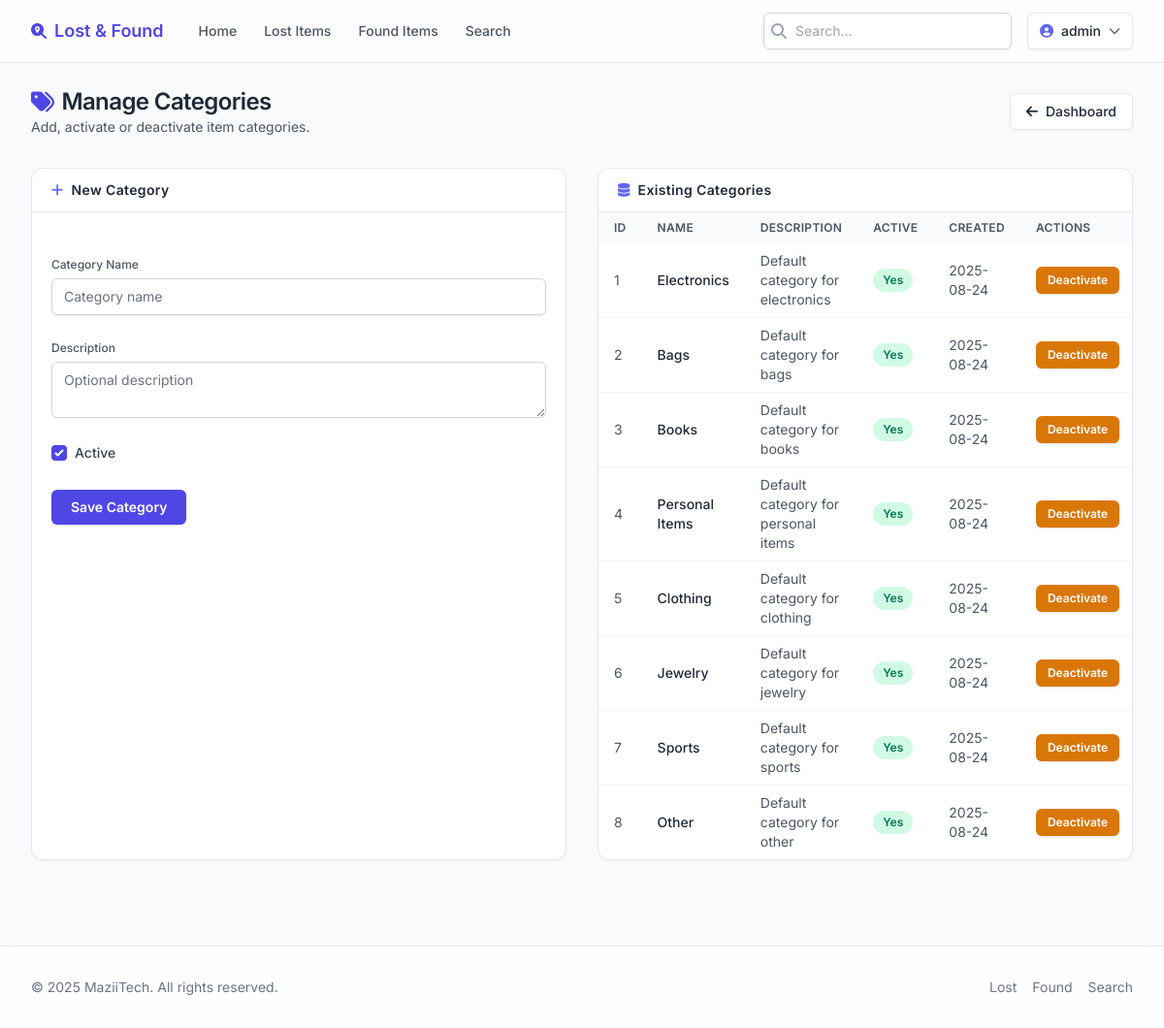
The app's page /admin/categories (signed in) with its own data.
### models.py (models this page shows, shortened)
class User(UserMixin, db.Model):
    __tablename__ = 'users'
    id = db.Column(db.Integer, primary_key=True)
    username = db.Column(db.String(80), unique=True, nullable=False)
    email = db.Column(db.String(120), unique=True, nullable=False)
    password_hash = db.Column(db.String(255), nullable=False)
    role = db.Column(db.String(20), default='student')  # 'student' or 'admin'
    is_verified = db.Column(db.Boolean, default=False)
    is_banned = db.Column(db.Boolean, default=False)
    created_at = db.Column(db.DateTime, default=db.func.current_timestamp())
    last_login = db.Column(db.DateTime, nullable=True)

class Category(db.Model):
    __tablename__ = 'categories'
    id = db.Column(db.Integer, primary_key=True)
    name = db.Column(db.String(50), unique=True, nullable=False)
    description = db.Column(db.Text, nullable=True)
    is_active = db.Column(db.Boolean, default=True)
    created_at = db.Column(db.DateTime, default=datetime.utcnow)

### app.py (the view, shortened to what this page needs)
@app.route('/admin/categories')
@login_required
@admin_required
def admin_categories():
    categories = Category.query.all()
    form = CategoryForm()
    return render_template('admin_categories.html',
                         title='Manage Categories',
                         categories=categories,
                         form=form)

### forms.py
class CategoryForm(FlaskForm):
    name = StringField('Category Name', validators=[DataRequired(), Length(max=50)])
    description = TextAreaField('Description', validators=[DataRequired(), Length(max=200)])
    is_active = BooleanField('Active', default=True)
    submit = SubmitField('Save Category')

### __init__.py (called while the page is built)
def create_app():
    app = Flask(__name__)
    app.config.from_object(Config)
    db.init_app(app)
    login_manager.init_app(app)
    login_manager.login_view = 'login'
    login_manager.login_message = 'Please log in to access this page.'
    @login_manager.user_loader
    def load_user(user_id):
        from models import User
        return User.query.get(int(user_id))
    with app.app_context():
        import models
        db.create_all()
        from models import User
        admin_user = User.query.filter_by(username='admin').first()
        if not admin_user:
            admin_user = User(username='admin', email='admin@example.com', role='admin')
            admin_user.set_password('admin123')
            db.session.add(admin_user)
            db.session.commit()
    return app

### app.py (called while the page is built)
def admin_required(f):
    from functools import wraps
    @wraps(f)
    def decorated_function(*args, **kwargs):
        if not current_user.is_authenticated or current_user.role != 'admin':
            flash('You need admin privileges to access this page.', 'error')
            return redirect(url_for('login'))
        return f(*args, **kwargs)
    return decorated_function

### templates/admin_categories.html (shortened to what this page needs)
{% extends "base.html" %}
{% block content %}
<div class="space-y-8">
    <div class="flex flex-col gap-3 md:flex-row md:items-center md:justify-between">
        <div>
            <h1 class="text-2xl font-semibold tracking-tight flex items-center gap-2"><i class="fas fa-tags text-primary-600"></i><span>Manage Categories</span></h1>
            <p class="text-sm text-gray-600">Add, activate or deactivate item categories.</p>
        </div>
        <a href="{{ url_for('admin_dashboard') }}" class="inline-flex items-center gap-2 rounded-md border border-gray-200 bg-white px-4 py-2 text-sm font-medium shadow-sm hover:bg-gray-50"><i class="fas fa-arrow-left"></i>Dashboard</a>
    </div>
    <div class="grid gap-8 md:grid-cols-2">
        <div class="rounded-xl border border-gray-200 bg-white shadow-sm">
            <div class="border-b px-5 py-3"><h2 class="text-sm font-semibold tracking-wide flex items-center gap-2"><i class="fas fa-plus text-primary-500"></i>New Category</h2></div>
            <form method="POST" action="{{ url_for('admin_categories') }}" class="p-5 space-y-5">{{ form.hidden_tag() }}
                <div class="space-y-1">
                    {{ form.name.label(class_='text-xs font-medium text-gray-600') }}
                    {{ form.name(class_='w-full rounded-md border-gray-300 text-sm shadow-sm focus:border-primary-500 focus:ring-primary-500', placeholder='Category name') }}
                </div>
                <div class="space-y-1">
                    {{ form.description.label(class_='text-xs font-medium text-gray-600') }}
                    {{ form.description(class_='w-full rounded-md border-gray-300 text-sm shadow-sm focus:border-primary-500 focus:ring-primary-500', placeholder='Optional description') }}
                </div>
                <div class="flex items-center gap-2">{{ form.is_active(class_='h-4 w-4 rounded border-gray-300 text-primary-600 focus:ring-primary-500') }}{{ form.is_active.label(class_='text-sm font-medium text-gray-700') }}</div>
                <div class="pt-2">{{ form.submit(class_='inline-flex items-center gap-2 rounded-md bg-primary-600 px-5 py-2 text-sm font-semibold text-white shadow hover:bg-primary-700') }}</div>
            </form>
        </div>
        <div class="rounded-xl border border-gray-200 bg-white shadow-sm overflow-hidden">
            <div class="flex items-center justify-between border-b px-5 py-3"><h2 class="text-sm font-semibold tracking-wide flex items-center gap-2"><i class="fas fa-database text-primary-500"></i>Existing Categories</h2></div>
            <div class="overflow-x-auto">
                {% if categories %}
                <table class="min-w-full text-sm">
                    <thead class="bg-gray-50 text-left text-xs uppercase tracking-wide text-gray-600">
                        <tr><th class="px-4 py-2 font-semibold">ID</th><th class="px-4 py-2 font-semibold">Name</th><th class="px-4 py-2 font-semibold">Description</th><th class="px-4 py-2 font-semibold">Active</th><th class="px-4 py-2 font-semibold">Created</th><th class="px-4 py-2 font-semibold">Actions</th></tr>
                    </thead>
                    <tbody class="divide-y divide-gray-100">
                        {% for category in categories %}
                        <tr class="hover:bg-gray-50/70">
                            <td class="px-4 py-2 text-gray-600">{{ category.id }}</td>
                            <td class="px-4 py-2 font-medium text-gray-800">{{ category.name }}</td>
                            <td class="px-4 py-2 text-gray-600">{{ category.description or 'No description' }}</td>
                            <td class="px-4 py-2">{% if category.is_active %}<span class="inline-flex rounded-full bg-emerald-100 px-2.5 py-1 text-xs font-semibold text-emerald-700">Yes</span>{% else %}<span class="inline-flex rounded-full bg-gray-100 px-2.5 py-1 text-xs font-semibold text-gray-600">No</span>{% endif %}</td>
                            <td class="px-4 py-2 text-gray-600">{{ category.created_at.strftime('%Y-%m-%d') }}</td>
                            <td class="px-4 py-2">
                                <form method="POST" action="{{ url_for('admin_toggle_category', category_id=category.id) }}" onsubmit="return confirm('Toggle this category?');">
                                    <button type="submit" class="inline-flex items-center rounded-md {{ 'bg-amber-600 hover:bg-amber-700' if category.is_active else 'bg-emerald-600 hover:bg-emerald-700' }} px-3 py-1.5 text-xs font-semibold text-white shadow">{{ 'Deactivate' if category.is_active else 'Activate' }}</button>
                                </form>
                            </td>
                        </tr>
                        {% endfor %}
                    </tbody>
                </table>
                {% else %}
                <p class="p-6 text-center text-sm text-gray-500">No categories found.</p>
                {% endif %}
            </div>
        </div>
    </div>
</div>
{% endblock %}

### templates/base.html (shortened to what this page needs)
<!DOCTYPE html>
<html lang="en" class="h-full">
<head>
    <script src="https://cdn.tailwindcss.com?plugins=forms,typography,aspect-ratio"></script>
    <link rel="stylesheet" href="https://cdnjs.cloudflare.com/ajax/libs/font-awesome/6.4.0/css/all.min.css" />
</head>
<body class="min-h-full bg-gray-50 text-gray-800 flex flex-col">
    <header class="sticky top-0 z-40 border-b bg-white/80 backdrop-blur supports-[backdrop-filter]:bg-white/60">
        <div class="max-w-7xl mx-auto px-4 sm:px-6 lg:px-8">
            <div class="flex h-16 items-center justify-between gap-4">
                <div class="flex items-center gap-6">
                    <a href="{{ url_for('index') }}" class="flex items-center gap-2 font-semibold text-primary-600 hover:text-primary-700">
                        <i class="fas fa-search-location"></i>
                        <span class="text-lg">Lost &amp; Found</span>
                    </a>
                    <nav class="hidden md:flex gap-1">
                        <a href="{{ url_for('index') }}" class="px-3 py-2 text-sm font-medium rounded-md {{ 'bg-primary-50 text-primary-700' if request.endpoint=='index' else 'text-gray-600 hover:text-gray-900 hover:bg-gray-100' }}">Home</a>
                        <a href="{{ url_for('browse_lost_items') }}" class="px-3 py-2 text-sm font-medium rounded-md {{ 'bg-primary-50 text-primary-700' if request.endpoint=='browse_lost_items' else 'text-gray-600 hover:text-gray-900 hover:bg-gray-100' }}">Lost Items</a>
                        <a href="{{ url_for('browse_found_items') }}" class="px-3 py-2 text-sm font-medium rounded-md {{ 'bg-primary-50 text-primary-700' if request.endpoint=='browse_found_items' else 'text-gray-600 hover:text-gray-900 hover:bg-gray-100' }}">Found Items</a>
                        <a href="{{ url_for('search_items') }}" class="px-3 py-2 text-sm font-medium rounded-md {{ 'bg-primary-50 text-primary-700' if request.endpoint=='search_items' else 'text-gray-600 hover:text-gray-900 hover:bg-gray-100' }}">Search</a>
                    </nav>
                </div>
                <div class="flex items-center gap-4">
                    <form action="{{ url_for('search_items') }}" method="get" class="hidden lg:block">
                        <label class="relative block">
                            <span class="absolute inset-y-0 left-0 flex items-center pl-2 text-gray-400"><i class="fas fa-search"></i></span>
                            <input name="query" placeholder="Search..." class="w-64 rounded-md border border-gray-300 bg-white py-2 pl-8 pr-3 text-sm placeholder-gray-400 shadow-sm focus:border-primary-500 focus:ring-2 focus:ring-primary-500/50" />
                        </label>
                    </form>
                    {% if current_user.is_authenticated %}
                        <div class="relative" id="user-menu-wrapper">
                            <button id="user-menu-button" type="button" class="flex items-center gap-2 rounded-md border border-gray-200 bg-white px-3 py-2 text-sm font-medium shadow-sm hover:bg-gray-50 focus:outline-none focus:ring-2 focus:ring-primary-500">
                                <i class="fas fa-user-circle text-primary-500"></i>
                                <span class="hidden sm:inline">{{ current_user.username }}</span>
                                <i class="fas fa-chevron-down text-xs opacity-70"></i>
                            </button>
                        </div>
                    {% else %}
                        <a href="{{ url_for('login') }}" class="rounded-md bg-primary-600 px-4 py-2 text-sm font-semibold text-white shadow hover:bg-primary-700 focus:outline-none focus:ring-2 focus:ring-primary-500">Login</a>
                    {% endif %}
                </div>
            </div>
        </div>
    </header>
    <main class="flex-1 w-full max-w-7xl mx-auto px-4 sm:px-6 lg:px-8 py-6">
        {% block content %}{% endblock %}
    </main>
    <footer class="mt-16 border-t bg-white/70 backdrop-blur">
        <div class="max-w-7xl mx-auto px-4 sm:px-6 lg:px-8 py-8">
            <div class="flex flex-col md:flex-row items-center justify-between gap-4 text-sm text-gray-500">
                <p>&copy; {{ current_year if current_year else '2025' }} MaziiTech. All rights reserved.</p>
                <div class="flex items-center gap-4">
                    <a href="{{ url_for('browse_lost_items') }}" class="hover:text-gray-800">Lost</a>
                    <a href="{{ url_for('browse_found_items') }}" class="hover:text-gray-800">Found</a>
                    <a href="{{ url_for('search_items') }}" class="hover:text-gray-800">Search</a>
                </div>
            </div>
        </div>
    </footer>
</body>
</html>

### templates/base.html (style rules this page uses)
body { font-family: 'Inter', ui-sans-serif, system-ui; }

### records on screen
User: username "admin"
Category: id "1", name "Electronics", description "Default category for electronics", shows "Yes", created_at "2025-08-24", is_active "Deactivate"
Category: id "2", name "Bags", description "Default category for bags", shows "Yes", created_at "2025-08-24", is_active "Deactivate"
Category: id "3", name "Books", description "Default category for books", shows "Yes", created_at "2025-08-24", is_active "Deactivate"
Category: id "4", name "Personal Items", description "Default category for personal items", shows "Yes", created_at "2025-08-24", is_active "Deactivate"
Category: id "5", name "Clothing", description "Default category for clothing", shows "Yes", created_at "2025-08-24", is_active "Deactivate"
Category: id "6", name "Jewelry", description "Default category for jewelry", shows "Yes", created_at "2025-08-24", is_active "Deactivate"
Category: id "7", name "Sports", description "Default category for sports", shows "Yes", created_at "2025-08-24", is_active "Deactivate"
Category: id "8", name "Other", description "Default category for other", shows "Yes", created_at "2025-08-24", is_active "Deactivate"

### other values on screen
{{ current_year if current_year else '2025' }} "2025"
